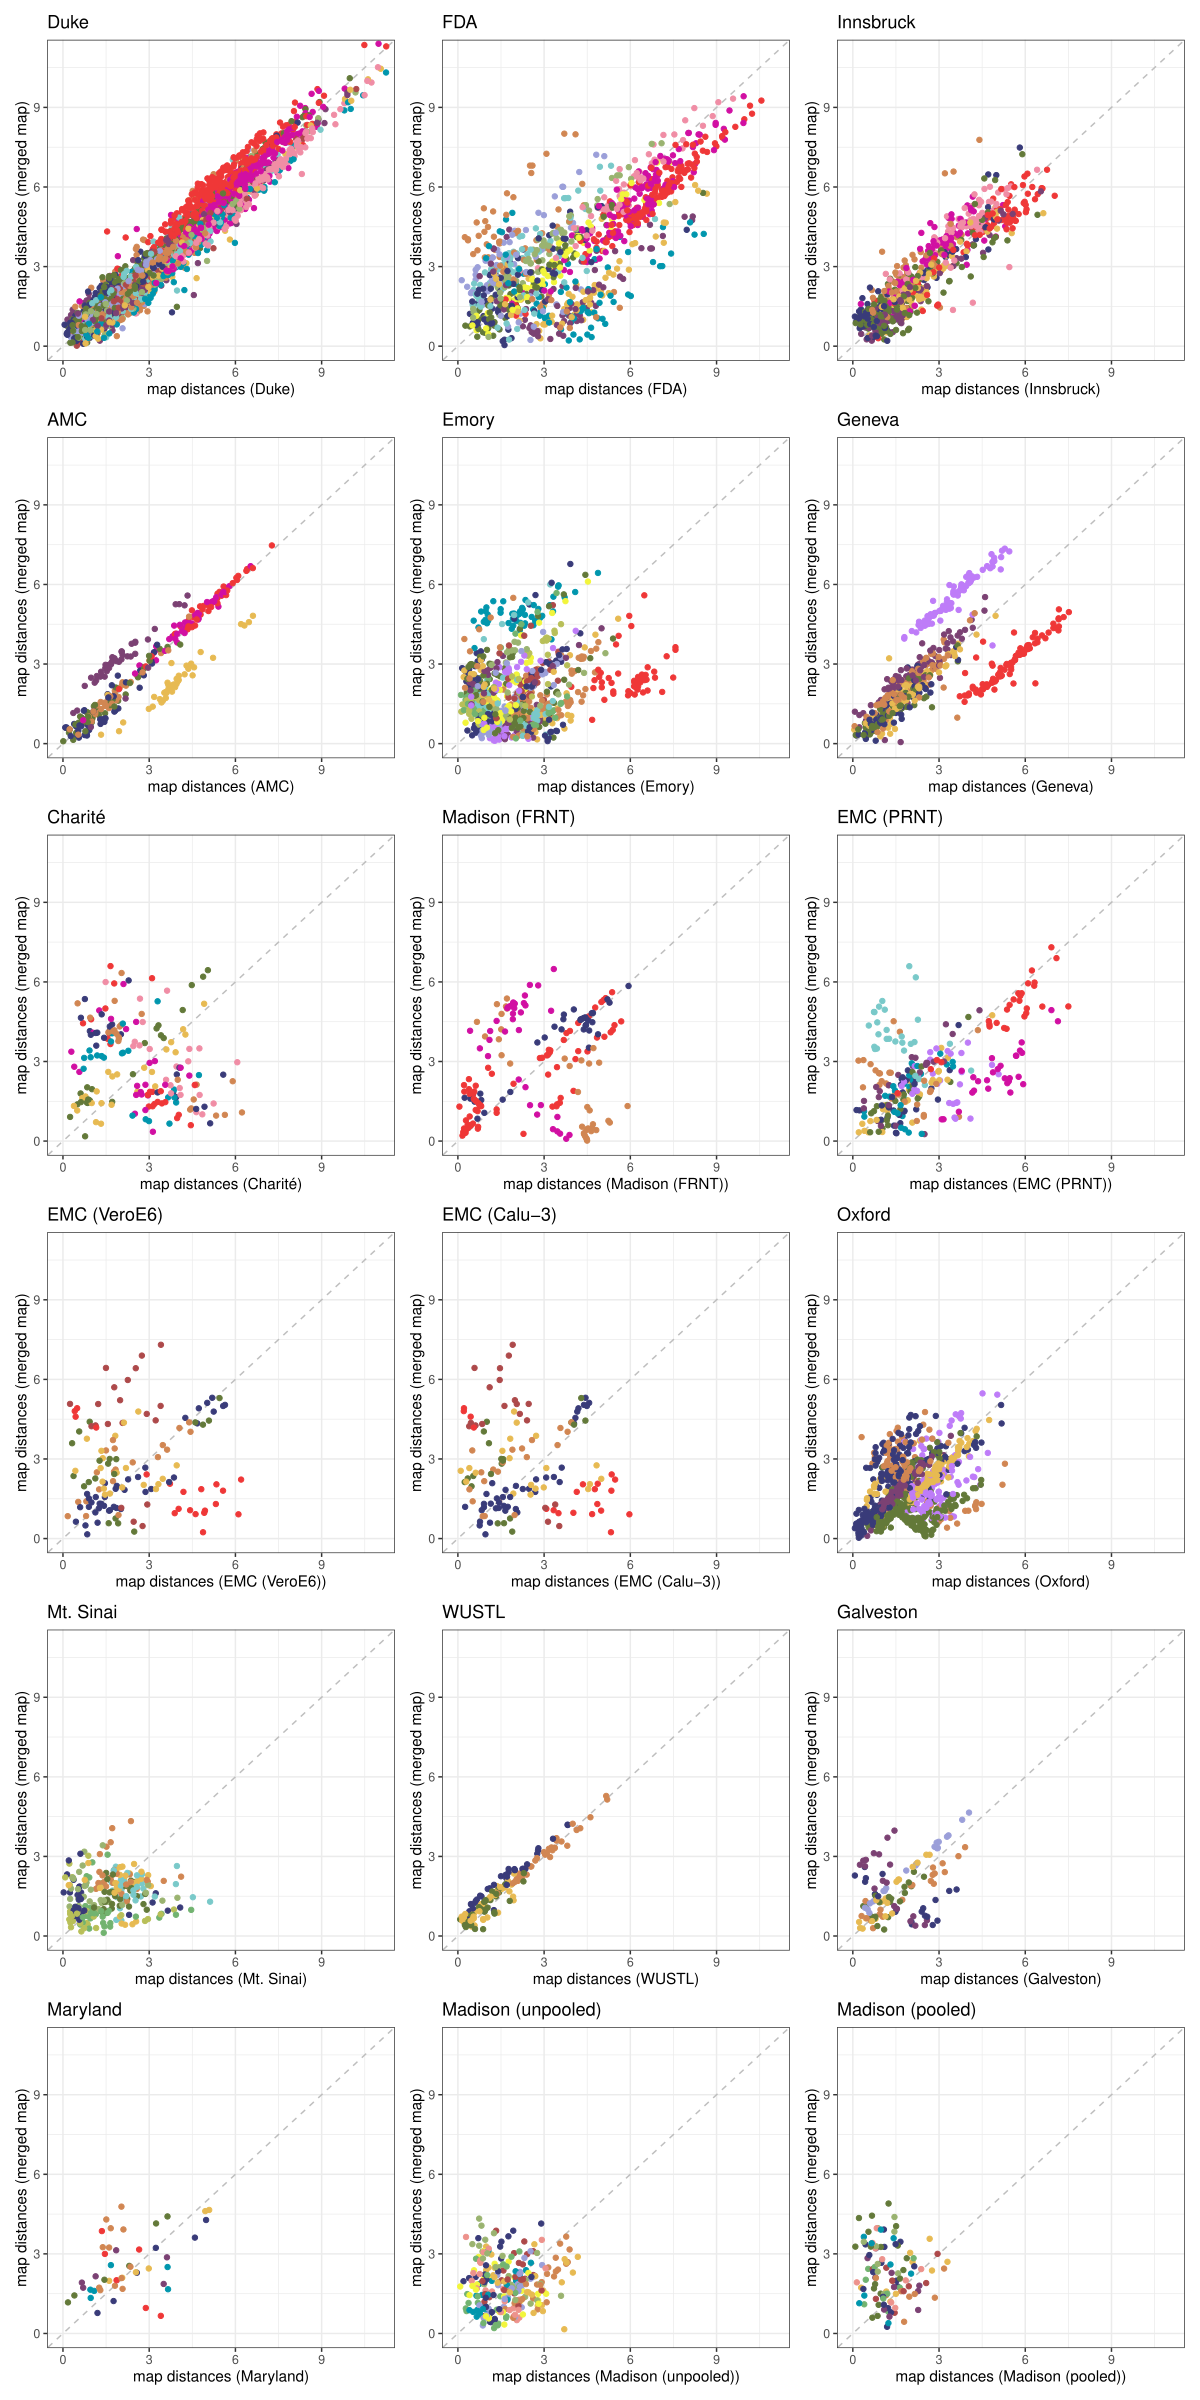

The R source for this figure:

rm(list = ls())

library(Racmacs)
library(tidyverse)
library(patchwork)

source('code/data_generation/load_maps_for_comparison.R')
source('code/metadata/common.R')

# Read in the individual maps
maps <- load_maps_for_comparison('', sr_group_standardisation = 'data/metadata/sr_group_standardisation_WT_conv_as_D614G_as614D.csv')

# Read in merged map for comparison
map <- read.acmap('data/merged_map/maps/merged_duplicated_antigens_only.ace')

# Get the map distances from the merged map
mapDists <- mapDistances(map)
colnames(mapDists) <- srNames(map)
rownames(mapDists) <- agNames(map)


# Plot map vs map distances
toplot <- lapply(list('duke', 'fda', 'innsbruck', 'amc', 'emory', 'geneva',
                      'charite', 'madison_frnt', 'emc_prnt', 'emc_vero', 'emc_calu',
                      'oxford', 'mt_sinai_human', 'st_louis', 'galveston',
                      'maryland', 'madison_unpooled', 'madison_pooled'), function(mapName) {
                        
                        map <- maps[[mapName]]
                        print(mapName(map))
                        
                        map <- removeAntigens(map, agNames(map)[!(agNames(map) %in% duplicated_ags)])
                        tDists <- mapDistances(map)
                        colnames(tDists) <- srNames(map)
                        rownames(tDists) <- agNames(map)
                        
                        mapDistsMod <- mapDists[rownames(mapDists) %in% agNames(map), colnames(mapDists) %in% srNames(map)]
                        
                        ggplot(
                          data = tibble(
                            x = as.numeric(c(tDists)), 
                            y = as.numeric(c(mapDistsMod)), 
                            Variants = c(matrix(unlist(rep(rownames(tDists), length(colnames(tDists)))), ncol = length(colnames(tDists)), nrow = length(rownames(tDists))))
                            ),
                          aes(
                            x = x,
                            y = y,
                            color = Variants
                          )
                        ) +
                          geom_abline(
                            slope = 1,
                            intercept = 0,
                            color = 'grey',
                            linetype = 'dashed'
                          ) +
                          geom_point() +
                          scale_color_manual(
                            values = ag_colors
                          ) +
                          theme_bw() +
                          coord_cartesian(
                            xlim = c(0, 11),
                            ylim = c(0, 11)
                          ) +
                          labs(
                            title = pretty_labels[mapName(map)],
                            x = paste0('map distances (', pretty_labels[mapName(map)], ')'),
                            y = 'map distances (merged map)'
                          ) +
                          guides(color = 'none')
                      })

gp <- wrap_plots(toplot, ncol = 3)
ggsave('som_figures/fig_s64_map_distances_scatter/fig_s64_map_distances_scatter.png', plot = gp, width = 12, height = 24)
ggsave('som_figures/fig_s64_map_distances_scatter/fig_s64_map_distances_scatter.pdf', plot = gp, width = 12, height = 24)
